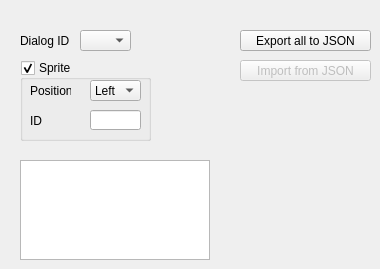
    <widget class="QWidget" name="dialogue_tab">
     <attribute name="title">
      <string>Dialog</string>
     </attribute>
     <widget class="QComboBox" name="dialogpicker_combo">
      <property name="geometry">
       <rect>
        <x>80</x>
        <y>30</y>
        <width>51</width>
        <height>21</height>
       </rect>
      </property>
     </widget>
     <widget class="QLabel" name="label_count_3">
      <property name="geometry">
       <rect>
        <x>20</x>
        <y>30</y>
        <width>51</width>
        <height>21</height>
       </rect>
      </property>
      <property name="text">
       <string>Dialog ID</string>
      </property>
     </widget>
     <widget class="QGroupBox" name="dialog_sprite_group">
      <property name="geometry">
       <rect>
        <x>20</x>
        <y>60</y>
        <width>131</width>
        <height>81</height>
       </rect>
      </property>
      <property name="title">
       <string>Sprite</string>
      </property>
      <property name="flat">
       <bool>false</bool>
      </property>
      <property name="checkable">
       <bool>true</bool>
      </property>
      <property name="checked">
       <bool>true</bool>
      </property>
      <widget class="QComboBox" name="dialog_sprite_pos">
       <property name="geometry">
        <rect>
         <x>70</x>
         <y>20</y>
         <width>51</width>
         <height>21</height>
        </rect>
       </property>
       <item>
        <property name="text">
         <string>Left</string>
        </property>
       </item>
       <item>
        <property name="text">
         <string>Right</string>
        </property>
       </item>
      </widget>
      <widget class="QLabel" name="label_count_2">
       <property name="geometry">
        <rect>
         <x>10</x>
         <y>20</y>
         <width>41</width>
         <height>21</height>
        </rect>
       </property>
       <property name="text">
        <string>Position</string>
       </property>
      </widget>
      <widget class="QLabel" name="label_count_4">
       <property name="geometry">
        <rect>
         <x>10</x>
         <y>50</y>
         <width>41</width>
         <height>21</height>
        </rect>
       </property>
       <property name="text">
        <string>ID</string>
       </property>
      </widget>
      <widget class="QLineEdit" name="dialog_sprite_id">
       <property name="geometry">
        <rect>
         <x>70</x>
         <y>50</y>
         <width>51</width>
         <height>20</height>
        </rect>
       </property>
      </widget>
     </widget>
     <widget class="QTextEdit" name="textEdit">
      <property name="geometry">
       <rect>
        <x>20</x>
        <y>160</y>
        <width>190</width>
        <height>100</height>
       </rect>
      </property>
      <property name="html">
       <string>&lt;!DOCTYPE HTML PUBLIC &quot;-//W3C//DTD HTML 4.0//EN&quot; &quot;http://www.w3.org/TR/REC-html40/strict.dtd&quot;&gt;
&lt;html&gt;&lt;head&gt;&lt;meta name=&quot;qrichtext&quot; content=&quot;1&quot; /&gt;&lt;meta charset=&quot;utf-8&quot; /&gt;&lt;style type=&quot;text/css&quot;&gt;
p, li { white-space: pre-wrap; }
hr { height: 1px; border-width: 0; }
li.unchecked::marker { content: &quot;\2610&quot;; }
li.checked::marker { content: &quot;\2612&quot;; }
&lt;/style&gt;&lt;/head&gt;&lt;body style=&quot; font-family:'Segoe UI'; font-size:9pt; font-weight:400; font-style:normal;&quot;&gt;
&lt;p style=&quot;-qt-paragraph-type:empty; margin-top:0px; margin-bottom:0px; margin-left:0px; margin-right:0px; -qt-block-indent:0; text-indent:0px; font-family:'MS Shell Dlg 2'; font-size:7.875pt;&quot;&gt;&lt;br /&gt;&lt;/p&gt;&lt;/body&gt;&lt;/html&gt;</string>
      </property>
     </widget>
     <widget class="QPushButton" name="export_dialog_btn">
      <property name="geometry">
       <rect>
        <x>240</x>
        <y>30</y>
        <width>131</width>
        <height>21</height>
       </rect>
      </property>
      <property name="text">
       <string>Export all to JSON</string>
      </property>
     </widget>
     <widget class="QPushButton" name="import_dialog_btn">
      <property name="enabled">
       <bool>false</bool>
      </property>
      <property name="geometry">
       <rect>
        <x>240</x>
        <y>60</y>
        <width>131</width>
        <height>21</height>
       </rect>
      </property>
      <property name="text">
       <string>Import from JSON</string>
      </property>
     </widget>
    </widget>
